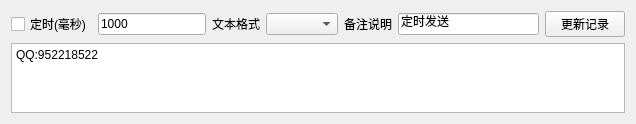
<?xml version="1.0" encoding="UTF-8"?>
<ui version="4.0">
 <class>SAKTimingSendingItemWidget</class>
 <widget class="QWidget" name="SAKTimingSendingItemWidget">
  <property name="geometry">
   <rect>
    <x>0</x>
    <y>0</y>
    <width>636</width>
    <height>115</height>
   </rect>
  </property>
  <property name="windowTitle">
   <string>定时发送</string>
  </property>
  <layout class="QGridLayout" name="gridLayout">
   <item row="0" column="4">
    <widget class="QLabel" name="label_2">
     <property name="text">
      <string>备注说明</string>
     </property>
    </widget>
   </item>
   <item row="0" column="2">
    <widget class="QLabel" name="label">
     <property name="text">
      <string>文本格式</string>
     </property>
    </widget>
   </item>
   <item row="0" column="3">
    <widget class="QComboBox" name="textFormatComboBox"/>
   </item>
   <item row="0" column="5">
    <widget class="QLineEdit" name="remarkLineEdit">
     <property name="text">
      <string>定时发送</string>
     </property>
    </widget>
   </item>
   <item row="0" column="0">
    <widget class="QCheckBox" name="timingCheckBox">
     <property name="text">
      <string>定时(毫秒)</string>
     </property>
    </widget>
   </item>
   <item row="0" column="1">
    <widget class="QLineEdit" name="timingTimeLineEdit">
     <property name="sizePolicy">
      <sizepolicy hsizetype="Preferred" vsizetype="Fixed">
       <horstretch>0</horstretch>
       <verstretch>0</verstretch>
      </sizepolicy>
     </property>
     <property name="text">
      <string>1000</string>
     </property>
    </widget>
   </item>
   <item row="0" column="6">
    <widget class="QPushButton" name="updatePushButton">
     <property name="toolTip">
      <string>更新数据库中相应的数据记录</string>
     </property>
     <property name="text">
      <string>更新记录</string>
     </property>
    </widget>
   </item>
   <item row="1" column="0" colspan="7">
    <widget class="QTextEdit" name="inputDataTextEdit">
     <property name="maximumSize">
      <size>
       <width>16777215</width>
       <height>70</height>
      </size>
     </property>
     <property name="html">
      <string>&lt;!DOCTYPE HTML PUBLIC &quot;-//W3C//DTD HTML 4.0//EN&quot; &quot;http://www.w3.org/TR/REC-html40/strict.dtd&quot;&gt;
&lt;html&gt;&lt;head&gt;&lt;meta name=&quot;qrichtext&quot; content=&quot;1&quot; /&gt;&lt;style type=&quot;text/css&quot;&gt;
p, li { white-space: pre-wrap; }
&lt;/style&gt;&lt;/head&gt;&lt;body style=&quot; font-family:'SimSun'; font-size:9pt; font-weight:400; font-style:normal;&quot;&gt;
&lt;p style=&quot; margin-top:0px; margin-bottom:0px; margin-left:0px; margin-right:0px; -qt-block-indent:0; text-indent:0px;&quot;&gt;QQ:952218522&lt;/p&gt;&lt;/body&gt;&lt;/html&gt;</string>
     </property>
     <property name="placeholderText">
      <string>请输入需要发送的数据</string>
     </property>
    </widget>
   </item>
  </layout>
 </widget>
 <resources/>
 <connections/>
</ui>
